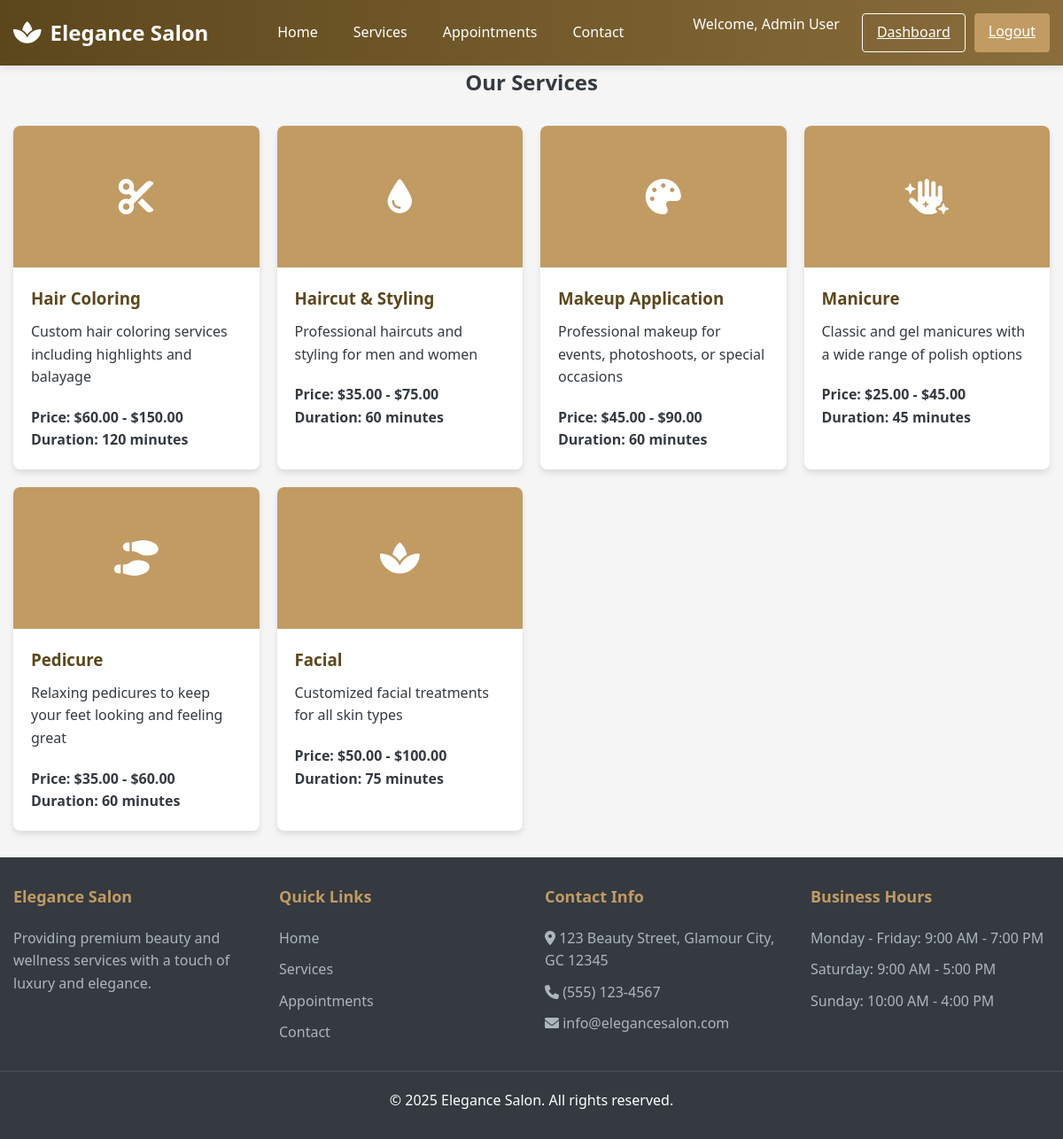
Page /index.php?page=services (signed in) on the committed database.
### tables this page shows
CREATE TABLE IF NOT EXISTS services (
    id INT AUTO_INCREMENT PRIMARY KEY,
    name VARCHAR(100) NOT NULL,
    description TEXT,
    duration INT,  
    price_min DECIMAL(10,2),
    price_max DECIMAL(10,2),
    category VARCHAR(50),
    created_at TIMESTAMP DEFAULT CURRENT_TIMESTAMP
);

### services-content.php (the view)
<section class="page">
    <h2 class="text-center mb-20">Our Services</h2>
    <div class="services">
        <?php
        $sql = "SELECT * FROM services ORDER BY category, name";
        $result = $conn->query($sql);
        $icons = [
            'Hair Services' => ['fa-cut', 'fa-tint'],
            'Nail Services' => ['fa-hand-sparkles', 'fa-shoe-prints'],
            'Skin Care' => ['fa-spa'],
            'Makeup' => ['fa-palette']
        ];
        $icon_index = [];
        while ($service = $result->fetch_assoc()):
            if (!isset($icon_index[$service['category']])) {
                $icon_index[$service['category']] = 0;
            }
            $category_icons = isset($icons[$service['category']]) ? $icons[$service['category']] : ['fa-star'];
            $icon = $category_icons[$icon_index[$service['category']] % count($category_icons)];
            $icon_index[$service['category']]++;
        ?>
        <div class="service-card">
            <div class="service-img">
                <i class="fas <?php echo $icon; ?>"></i>
            </div>
            <div class="service-content">
                <h3><?php echo htmlspecialchars($service['name']); ?></h3>
                <p><?php echo htmlspecialchars($service['description']); ?></p>
                <p class="mt-20">
                    <strong>Price: $<?php echo number_format($service['price_min'], 2); ?> - $<?php echo number_format($service['price_max'], 2); ?></strong>
                </p>
                <p><strong>Duration: <?php echo $service['duration']; ?> minutes</strong></p>
            </div>
        </div>
        <?php endwhile; ?>
    </div>
</section>

### style.css (style rules this page uses)
:root { --primary: #8a6d3b; --primary-light: #c19b62; --primary-dark: #5c471c; --secondary: #f8f9fa; --dark: #343a40; --light: #f8f9fa; --success: #28a745; --danger: #dc3545; --warning: #ffc107; --info: #17a2b8; --gray: #6c757d; --light-gray: #e9ecef; }
* { margin: 0; padding: 0; box-sizing: border-box; font-family: 'Segoe UI', Tahoma, Geneva, Verdana, sans-serif; }
body { background-color: #f5f5f5; color: var(--dark); line-height: 1.6; }
.page { animation: fadeIn 0.5s ease-in-out; }
.services { display: grid; grid-template-columns: repeat(auto-fit, minmax(250px, 1fr)); gap: 20px; margin: 30px 0; }
.service-card { background-color: white; border-radius: 8px; overflow: hidden; box-shadow: 0 4px 6px rgba(0,0,0,0.1); transition: transform 0.3s; }
.service-img { height: 160px; background-color: var(--primary-light); display: flex; align-items: center; justify-content: center; color: white; font-size: 40px; }
.service-content { padding: 20px; }
.service-content h3 { margin-bottom: 10px; color: var(--primary-dark); }
.text-center { text-align: center; }
.mb-20 { margin-bottom: 20px; }
.mt-20 { margin-top: 20px; }

### rows in the picture
services: name "Hair Coloring", description "Custom hair coloring services including highlights and balayage", price_min "60.00", price_max "150.00", duration "120"
services: name "Haircut & Styling", description "Professional haircuts and styling for men and women", price_min "35.00", price_max "75.00", duration "60"
services: name "Makeup Application", description "Professional makeup for events, photoshoots, or special occasions", price_min "45.00", price_max "90.00", duration "60"
services: name "Manicure", description "Classic and gel manicures with a wide range of polish options", price_min "25.00", price_max "45.00", duration "45"
services: name "Pedicure", description "Relaxing pedicures to keep your feet looking and feeling great", price_min "35.00", price_max "60.00", duration "60"
services: name "Facial", description "Customized facial treatments for all skin types", price_min "50.00", price_max "100.00", duration "75"

### other values in the picture
$_SESSION['user_name'] "Admin User"
